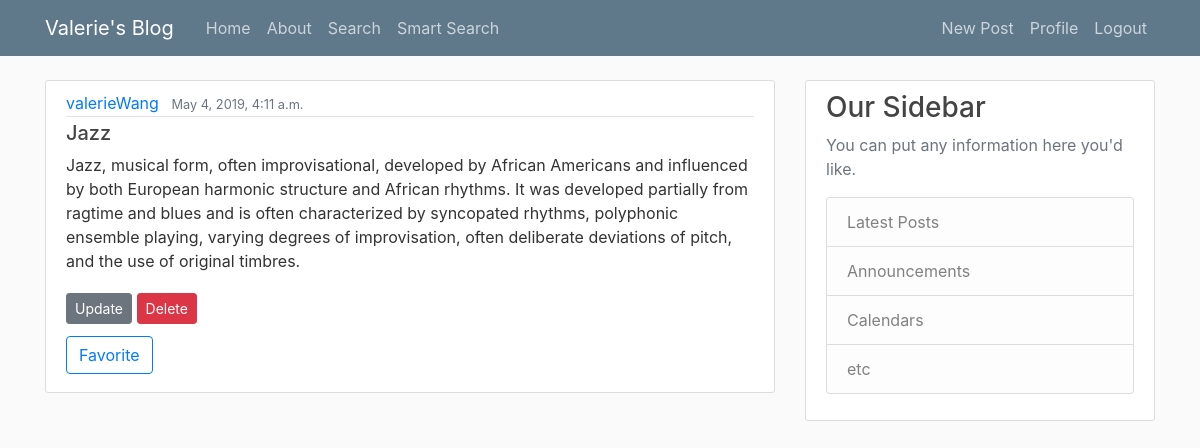
The app's page /post/1/ (signed in) with its own data.
### myBlog/models.py (models this page shows, shortened)
class Post(models.Model):
    subject = models.CharField(max_length = 100)
    content = models.TextField()
    date_posted = models.DateTimeField(default = timezone.now)
    author = models.ForeignKey(User, on_delete = models.CASCADE)
    likes = models.ManyToManyField(User, related_name = 'likes', blank = True)
    favorites = models.ManyToManyField(User, related_name = 'favorites', blank = True)
    tags = models.ForeignKey(Tag, default = "tag", on_delete=models.CASCADE)

### myBlog/views.py (the view)
# urls.py: path('post/<int:pk>/', IndividualPostView.as_view(), name = 'individual-post'),
class IndividualPostView(DetailView):
    model = Post
    posts = Post.objects.all()
    def get_context_data(self, **kwargs):
        context = super().get_context_data(**kwargs)
        context['favorited_status'] = self.favorited_status()
        return context
    def favorited_status(self):
        favorited = set()
        for po in IndividualPostView.posts:
            if self.request.user in po.favorites.all():
                favorited.add(po)
        return favorited

### myBlog/templates/myBlog/post_detail.html (shortened to what this page needs)
{% extends 'myBlog/base.html' %}
{% block content%}
    <article class="media content-section">
        <div class="media-body">
        <div class="article-metadata">
            <a class="mr-2" href="#">{{ object.author }}</a>
            <small class="text-muted">{{ object.date_posted}}</small>
        </div>
        <h5 class = "article-title">{{ object.subject }}</h5>
        <p class="article-content">{{ object.content }}</p>
        {% if object.author == user %}
            <div>
                <a class="btn btn-secondary btn-sm mt-1 mb-1" href="{% url 'individual-post-update' object.id %}">Update</a>
                <a class="btn btn-danger btn-sm mt-1 mb-1" href="{% url 'individual-post-delete' object.id %}">Delete</a>
            </div>
        {% endif %}
        <div>
            <form action = "{% url 'favorite-post' object.id %}" method = 'post' name = 'favorite'>
            {% if object in favorited_status  %}
                <button type = 'submit' name = 'favorite' value = '{{ post.id }}' class = 'btn btn-outline-danger'>Unfavorite</button>
            {% else %}
                <button type = 'submit' name = 'favorite' value = '{{ post.id }}' class = 'btn btn-outline-primary'>Favorite</button>
            {% endif %}
            </div>
        </div>
    </article>
{% endblock %}

### myBlog/static/myBlog/main.css (style rules this page uses)
body { background: #fafafa; color: #333333; margin-top: 5rem; }
h1, h2, h3, h4, h5, h6 { color: #444444; }
.content-section { background: #ffffff; padding: 10px 20px; border: 1px solid #dddddd; border-radius: 3px; margin-bottom: 20px; }
.article-title { color: #444444; }
.article-content { white-space: pre-line; }
.article-metadata { padding-bottom: 1px; margin-bottom: 4px; border-bottom: 1px solid #e3e3e3 }

### records on screen
Post: author "valerieWang", date_posted "May 4, 2019, 4:11 a.m.", subject "Jazz", content "Jazz, musical form, often improvisational, developed by African Americans and influenced by both European harmonic structure and African rhythms. It was developed partially from ragtime and blues and is often characterized by syncopated rhythms, polyphonic ensemble playing, varying degrees of improvisation, often deliberate deviations of pitch, and the use of original timbres."
